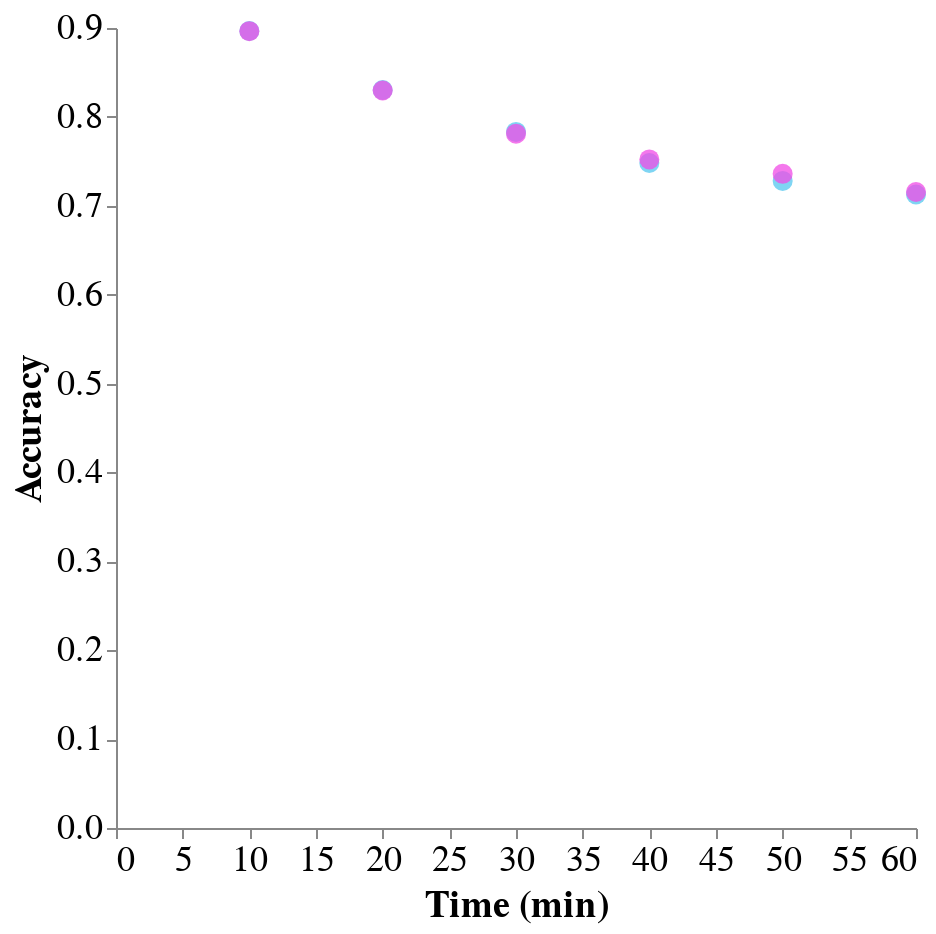

This figure's notebook cell:
### Code cell
import altair as alt

alt.themes.enable("dark")


Accuracy_chart = (alt.Chart(scores_df).mark_circle().encode(
    x=alt.X('Time (min):Q'),
    y=alt.Y('Accuracy:Q'),
    opacity=alt.value(0.5),
    color=alt.value('#00ABE7')
).properties(
    width=400,
    height=400
)
)

Accuracy_chart_rf = (alt.Chart(scores_df_rf).mark_circle().encode(
    x=alt.X('Time (min):Q'),
    y=alt.Y('Accuracy:Q'),
    opacity=alt.value(0.75),
    color=alt.value('#F04BE6')
).properties(
    width=400,
    height=400
)
)

Accuracy =  Accuracy_chart+Accuracy_chart_rf
(Accuracy.configure_axis(
        grid=False,
        labelFontSize=18,
        titleFontSize=19
    ).configure_view(
        stroke=None
    ).configure_circle(
    size=100)
    )

### Figure 1 — Vega-Lite specification as saved in the notebook (floating-point values rounded to 4 significant figures)
{"usermeta": {"embedOptions": {"theme": "dark"}}, "config": {"view": {"continuousWidth": 400, "continuousHeight": 300, "stroke": null}, "axis": {"grid": false, "labelFontSize": 18, "titleFontSize": 19}, "circle": {"size": 100}}, "layer": [{"data": {"name": "data-cab959ed7cf3c95a56968877c996bad5"}, "mark": "circle", "encoding": {"color": {"value": "#00ABE7"}, "opacity": {"value": 0.5}, "x": {"field": "Time (min)", "type": "quantitative"}, "y": {"field": "Accuracy", "type": "quantitative"}}, "height": 400, "width": 400}, {"data": {"name": "data-5e7b5e84f450c400081f21a7c91668dd"}, "mark": "circle", "encoding": {"color": {"value": "#F04BE6"}, "opacity": {"value": 0.75}, "x": {"field": "Time (min)", "type": "quantitative"}, "y": {"field": "Accuracy", "type": "quantitative"}}, "height": 400, "width": 400}], "$schema": "https://vega.github.io/schema/vega-lite/v4.17.0.json", "datasets": {"data-cab959ed7cf3c95a56968877c996bad5": [{"Time (min)": 10, "Accuracy": 0.8967, "Precision": 0.8968, "Recall": 0.9998, "AUC": 0.9624}, {"Time (min)": 20, "Accuracy": 0.8303, "Precision": 0.8445, "Recall": 0.975, "AUC": 0.9358}, {"Time (min)": 30, "Accuracy": 0.7831, "Precision": 0.8325, "Recall": 0.904, "AUC": 0.9138}, {"Time (min)": 40, "Accuracy": 0.7482, "Precision": 0.8173, "Recall": 0.8503, "AUC": 0.8948}, {"Time (min)": 50, "Accuracy": 0.7279, "Precision": 0.8083, "Recall": 0.8074, "AUC": 0.8785}, {"Time (min)": 60, "Accuracy": 0.7127, "Precision": 0.8024, "Recall": 0.7662, "AUC": 0.8632}], "data-5e7b5e84f450c400081f21a7c91668dd": [{"Time (min)": 10, "Accuracy": 0.8964, "Precision": 0.8964, "Recall": 1.0, "AUC": 0.9621}, {"Time (min)": 20, "Accuracy": 0.8296, "Precision": 0.8296, "Recall": 1.0, "AUC": 0.9268}, {"Time (min)": 30, "Accuracy": 0.7811, "Precision": 0.7811, "Recall": 0.9998, "AUC": 0.9047}, {"Time (min)": 40, "Accuracy": 0.7522, "Precision": 0.783, "Recall": 0.9208, "AUC": 0.892}, {"Time (min)": 50, "Accuracy": 0.7359, "Precision": 0.7889, "Recall": 0.8562, "AUC": 0.8797}, {"Time (min)": 60, "Accuracy": 0.7155, "Precision": 0.7874, "Recall": 0.7967, "AUC": 0.8645}]}}
